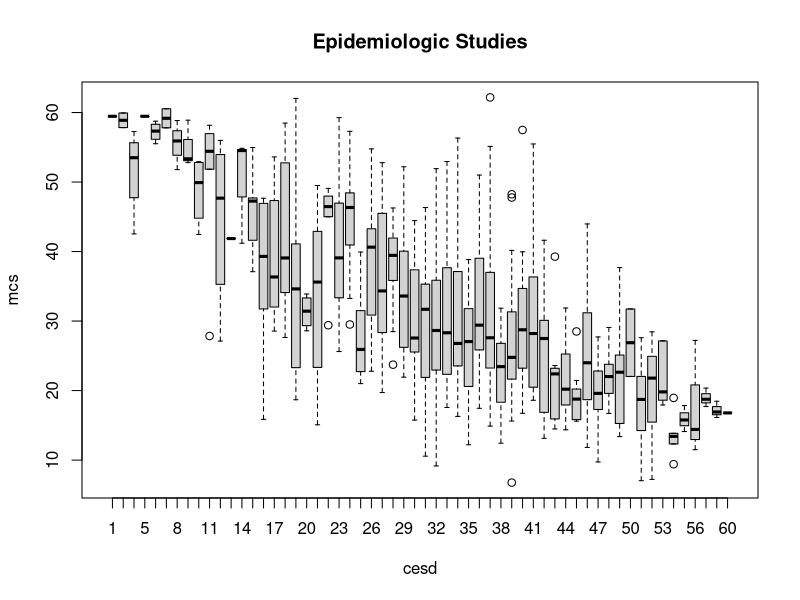
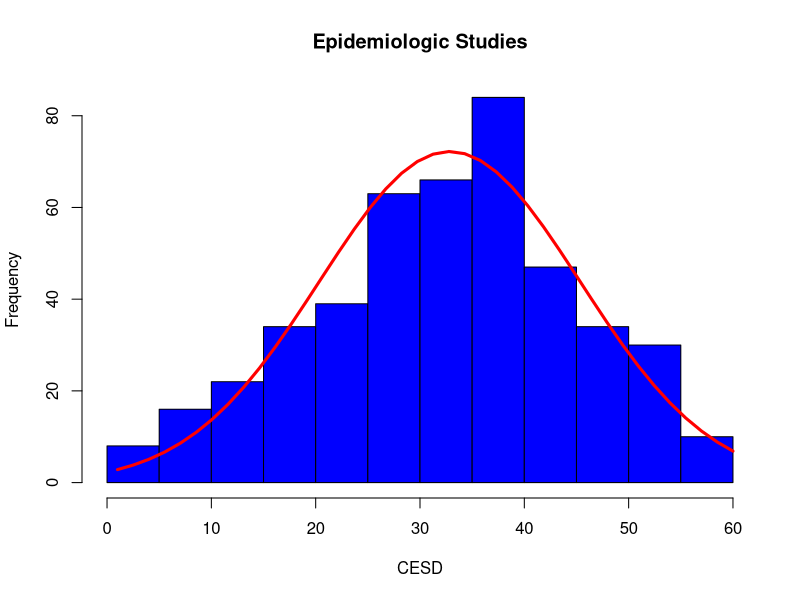
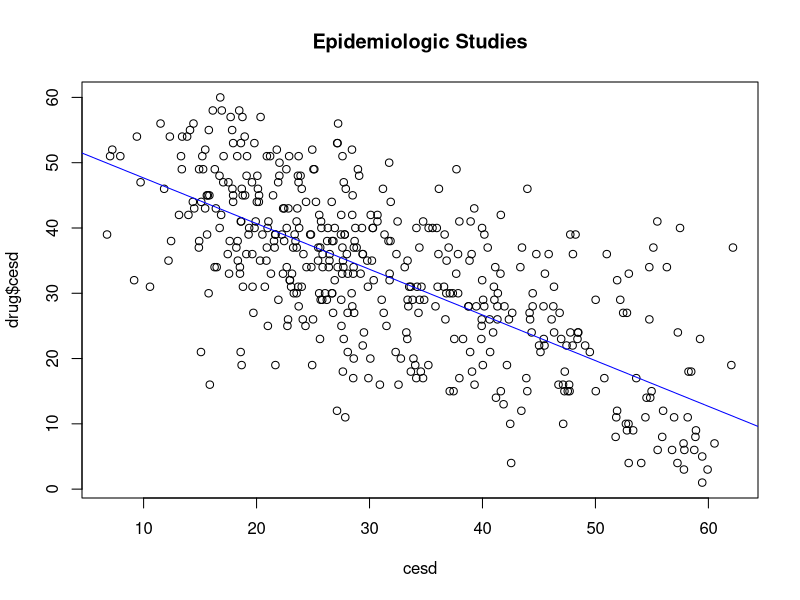

R code for these plots, in order:
## ---- chunk 1
library(lattice)
library(psych)
library(gmodels)
library(readr)
## ---- chunk 2
drug <- read_csv("drug.csv")
## ---- chunk 3
drug
## ---- chunk 4
mean(drug$cesd)
## ---- chunk 5
var(drug$cesd)
## ---- chunk 6
describe(drug)
## ---- chunk 7
boxplot(mcs~cesd, data = drug, main = "Epidemiologic Studies", xlab = "cesd")
## ---- chunk 8
x = drug$cesd

h <- hist(x, breaks=10, col="blue", xlab="CESD", main = "Epidemiologic Studies")

xfit <- seq(min(x), max(x),length=40)

yfit <- dnorm(xfit, mean=mean(x), sd=sd(x))
yfit <- yfit*diff(h$mids[1:2])*length(x)

lines(xfit, yfit, col="red", lwd=3)
## ---- chunk 9
plot(drug$mcs, drug$cesd, main = "Epidemiologic Studies", xlab = "cesd")
abline(lm(drug$mcs~drug$cesd), col="blue")
